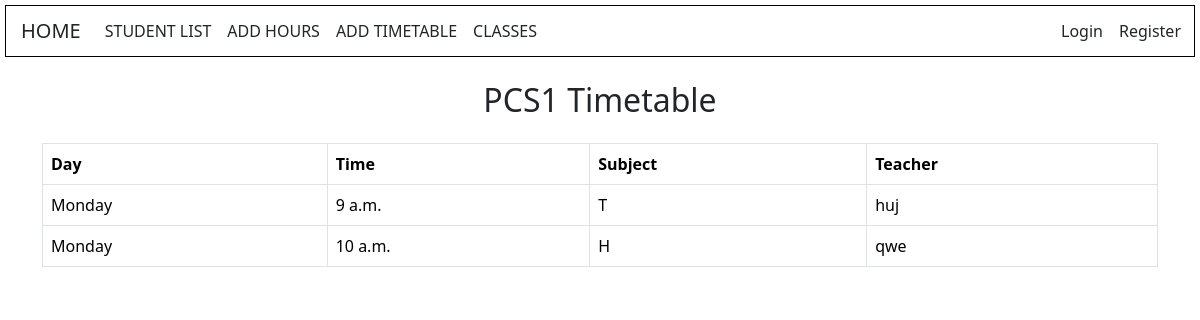
The app's page /students/view_timetable/1/ with its own data.
### students/models.py (models this page shows, shortened)
class Class(models.Model):
    name = models.CharField(max_length=100)

class Timetable(models.Model):
    day = models.CharField(max_length=50)
    time = models.TimeField()
    subject = models.CharField(max_length=100)
    teacher = models.CharField(max_length=100)
    student_class = models.ForeignKey(Class, on_delete=models.CASCADE, related_name='timetables')

### students/views.py (the view)
# urls.py: path('view_timetable/<int:class_id>/', views.view_timetable, name='view_timetable'),
def view_timetable(request, class_id):
    student_class = Class.objects.get(id=class_id)
    timetables = student_class.timetables.all()
    return render(request, 'students/view_timetable.html', {'student_class': student_class, 'timetables': timetables})

### students/templates/students/view_timetable.html (shortened to what this page needs)
<!DOCTYPE html>
<html lang="en">
<head>
    <link href="https://cdn.jsdelivr.net/npm/bootstrap@5.3.2/dist/css/bootstrap.min.css" rel="stylesheet">
</head>
<body>
    {% include 'students/navbar.html' %}
    <div class="container">
        <h2 class="text-center mt-4">{{ student_class.name }} Timetable</h2>
        <div class="table-responsive">
            <table class="table table-bordered mt-3">
                <thead>
                    <tr>
                        <th>Day</th>
                        <th>Time</th>
                        <th>Subject</th>
                        <th>Teacher</th>
                    </tr>
                </thead>
                <tbody>
                    {% for timetable in timetables %}
                        <tr>
                            <td>{{ timetable.day }}</td>
                            <td>{{ timetable.time }}</td>
                            <td>{{ timetable.subject }}</td>
                            <td>{{ timetable.teacher }}</td>
                        </tr>
                    {% endfor %}
                </tbody>
            </table>
        </div>
    </div>
</body>
</html>

### students/templates/students/navbar.html (style rules this page uses)
body { background:url('https://img.freepik.com/free-vector/beautiful-decorative-soft-colorful-watercolor-texture-background_1055-14290.jpg') no-repeat center center fixed; background-size: cover; }

### records on screen
Class: name "PCS1"
Timetable: day "Monday", time "9 a.m.", subject "T", teacher "huj"
Timetable: day "Monday", time "10 a.m.", subject "H", teacher "qwe"
